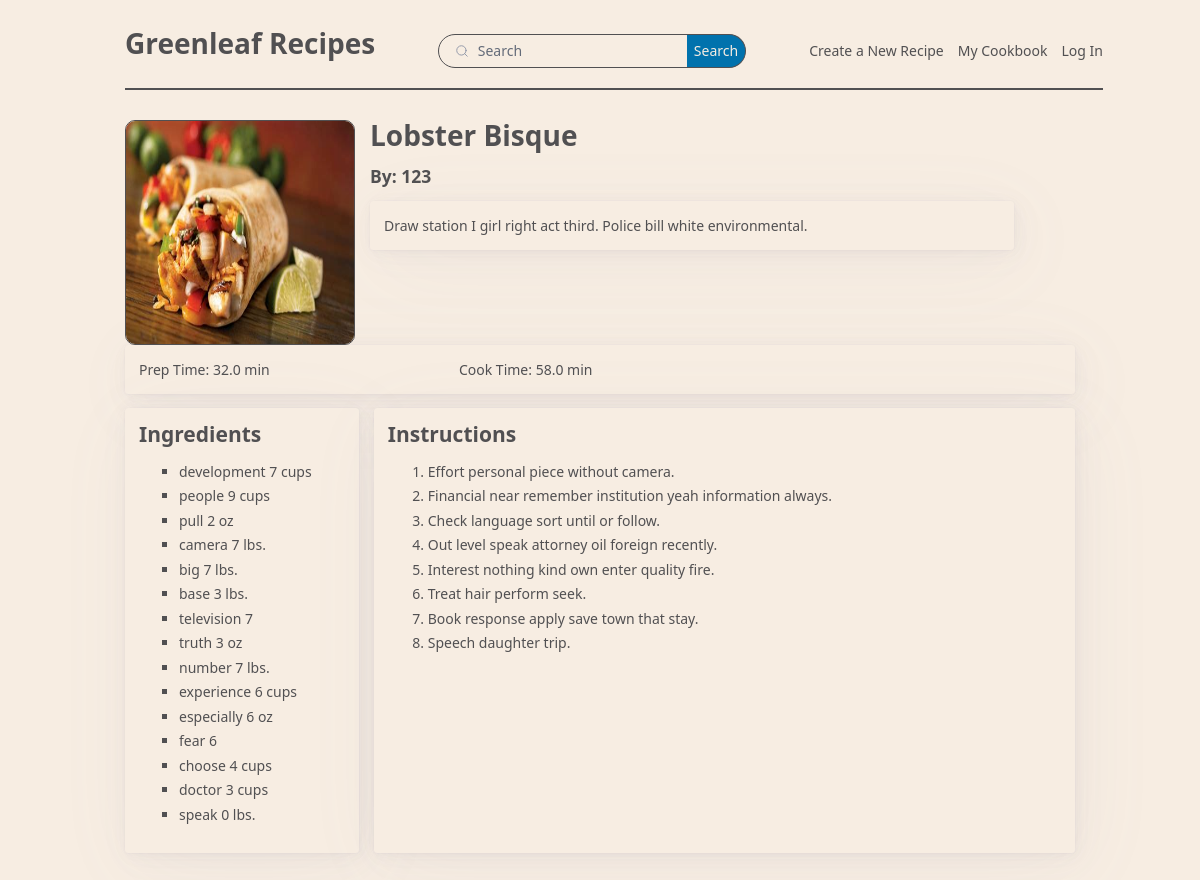
The page /recipe/10 on the database its author committed.
### app.py (models this page shows, shortened)
class Recipe(db.Model):
    id:so.Mapped[int] = so.mapped_column(primary_key=True)
    name:so.Mapped[str] = so.mapped_column(index=True, default="Default name")
    meal:so.Mapped[str] = so.mapped_column(index=True, default="Default meal")
    servings:so.Mapped[int] = so.mapped_column(default=0)
    prepTime:so.Mapped[float] = so.mapped_column(default=-1.0)
    prepUnit:so.Mapped[str] = so.mapped_column(default="Default unit")
    cookTime:so.Mapped[float] = so.mapped_column(default=-1.0)
    cookUnit:so.Mapped[str] = so.mapped_column(default="Default unit")
    description:so.Mapped[str] = so.mapped_column(default="Default description")
    instructions:so.Mapped[str] = so.mapped_column(default="Default instructions")
    image:so.Mapped[str] = so.mapped_column(default='Default image string', unique=True)
    author_id:so.Mapped[int] = so.mapped_column(sa.ForeignKey(User.id))

class User(UserMixin, db.Model):
    id:so.Mapped[int] = so.mapped_column(primary_key=True)
    username:so.Mapped[str] = so.mapped_column(default="Default username", unique=True)
    email:so.Mapped[str] = so.mapped_column(default="Default email", unique=True)
    password_hash:so.Mapped[str] = so.mapped_column(default="Default password")

### app.py (the view)
@app.route('/recipe/<id>')
def recipe_ex(id=0):
    stmt = sa.select(Recipe).where(Recipe.id == id)
    recipe = db.session.scalars(stmt).first()
    author = User.query.get(recipe.author_id).username
    stmt = sa.select(IngredientEntry).where(IngredientEntry.recipe_id == id)
    entries = db.session.scalars(stmt).all()
    ingredients = []
    for entry in entries:
        ing = ''
        ing += Ingredient.query.get(entry.ingredient_id).name
        if entry.amount.is_integer():
            amount = str(int(entry.amount))
        else:
            amount = str(entry.amount)
        ing += ' ' + amount + ' ' + entry.unit
        ingredients.append(ing)
    instructions=recipe.instructions.splitlines()
    print(recipe.instructions)
    isAuthor = current_user == User.query.get(recipe.author_id)
    return render_template('recipe-template.html', r=recipe, author=author, ingredients=ingredients, instructions=instructions, isAuthor=isAuthor)

### templates/recipe-template.html (shortened to what this page needs)
{% extends "base.html" %}
{% block body %}
    <div class="recipe-top">
        <img class="recipe-img" title="Image of Food" src="{{ img }}/{{ r.image }}"/>
        <div>
            <h1>{{ r.name }}  </h1>
            <h4> By: {{ author }} </h4>
            <article>{{ r.description }}</article>
        </div>
    </div>
    <article>
        Prep Time: {{ r.prepTime }} {{ r.prepUnit }} &emsp;&emsp;&emsp;&emsp;&emsp;&emsp;&emsp;&emsp;&emsp;&emsp;&emsp;&emsp;&emsp;
        Cook Time: {{ r.cookTime }} {{ r.cookUnit }}
    </article>
    <div class="recipe-cols">
        <article>
            <h3> Ingredients </h3>
            <ul>
                {% for i in ingredients %}
                    <li>{{ i }}</li>
                {% endfor %}
            </ul>
        </article>
        <article>
            <h3> Instructions </h3>
            <ol>
                {% for i in instructions %}
                    <li>{{ i }}</li>
                {% endfor %}
            </ol>
        </article>
    </div>
{% endblock %}

### static/style.css (style rules this page uses)
:root { --item-width: 225px; --item-height: 200px; --font-size: 14px; font-size: var(--font-size); --border-rad: 10px; }
@media only screen and (prefers-color-scheme: light) { :root:not([data-theme]) { --back-color: #f7ede2; background-color: var(--back-color); --text-color: #515052; color: var(--text-color); } }
label, li { color: var(--text-color); }
.recipe-img { border: solid var(--text-color) 1px; border-radius: var(--border-rad); width: 300px; height: 225px; }
.recipe-cols { display: grid; grid-template-columns: 1fr 3fr; grid-template-rows: 1fr; grid-column-gap: 15px; grid-row-gap: 0px; }
.recipe-top { display: grid; grid-template-columns: 5fr 14fr 1fr; grid-template-rows: 1fr; grid-column-gap: 15px; grid-row-gap: 0px; }
h1, h2, h3, h4, h6 { color: var(--text-color); }
article { background-color: var(--back-color); }

### rows shown on the page
Recipe: image (picture), name "Lobster Bisque", description "Draw station I girl right act third. Police bill white environmental.", prepTime "32.0", prepUnit "min", cookTime "58.0", cookUnit "min"
User: username "123"

### other values the page prints
{{ i }} "development 7 cups" "people 9 cups" "pull 2 oz" "camera 7 lbs." "big 7 lbs." "base 3 lbs." "television 7" "truth 3 oz" "number 7 lbs." "experience 6 cups" "especially 6 oz" "fear 6" "choose 4 cups" "doctor 3 cups" "speak 0 lbs."
{{ i }} "Effort personal piece without camera." "Financial near remember institution yeah information always." "Check language sort until or follow." "Out level speak attorney oil foreign recently." "Interest nothing kind own enter quality fire." "Treat hair perform seek." "Book response apply save town that stay." "Speech daughter trip."
